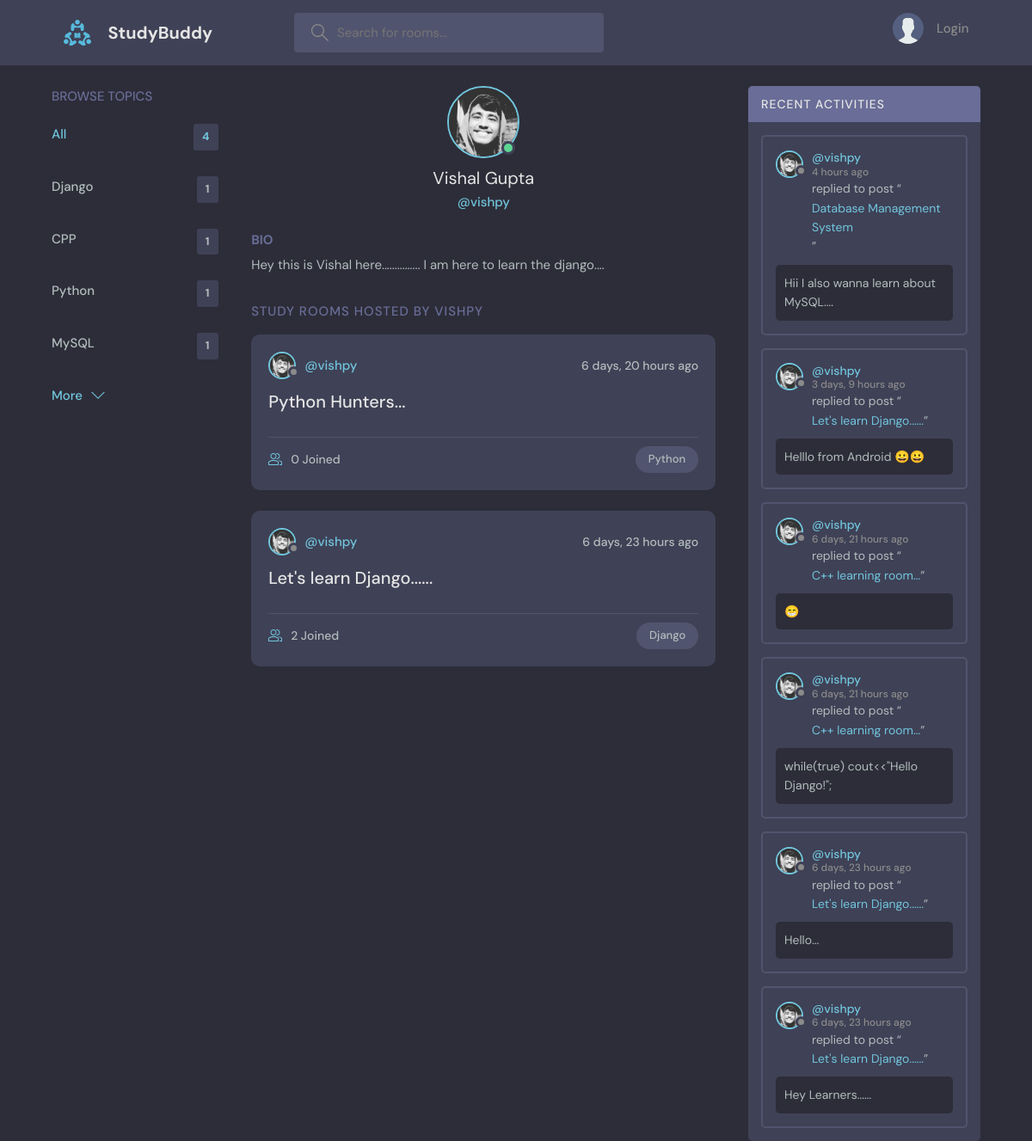
Page /profile/1/ on the committed database.
### base/models.py (models this page shows, shortened)
class Topic(models.Model):
    name = models.CharField(max_length=200)

class User(AbstractUser):
    name = models.CharField(max_length=200, null=True)
    email = models.EmailField(unique=True, null=True)
    bio = models.TextField(null=True)
    avatar = models.ImageField(null=True, default='avatar.svg')
    USERNAME_FIELD = 'email'
    REQUIRED_FIELDS = []

class Room(models.Model):
    host = models.ForeignKey(User, on_delete=models.SET_NULL, null=True)
    topic = models.ForeignKey(Topic, on_delete=models.SET_NULL, null=True)
    name = models.CharField(max_length=200)
    description = models.TextField(null=True, blank=True)
    participants = models.ManyToManyField(User, related_name='participants', blank=True)
    updated = models.DateTimeField(auto_now=True)
    created = models.DateTimeField(auto_now_add=True)
    class Meta:
        ordering = ['-created', '-updated']
    def __str__(self):
        return str(self.name)

class Message(models.Model):
    user = models.ForeignKey(User, on_delete=models.CASCADE)
    room = models.ForeignKey(Room, on_delete=models.CASCADE)
    body = models.TextField()
    updated = models.DateTimeField(auto_now=True)
    created = models.DateTimeField(auto_now_add=True)
    class Meta:
        ordering = ['-created', '-updated']

### base/views.py (the view)
# urls.py: path('profile/<str:pk>/', views.userProfile, name="user-profile"),
def userProfile(request, pk):
    user = User.objects.get(id=pk)
    rooms = user.room_set.all()
    room_messages = user.message_set.all()
    topics = Topic.objects.all()
    context = {'user':user,'rooms':rooms, 'room_messages':room_messages, 'topics':topics}
    return render(request, 'base/profile.html', context)

### base/templates/base/profile.html (shortened to what this page needs)
{% extends 'main.html' %}
{% block content %}
<body>
  <main class="profile-page layout layout--3">
    <div class="container">
      {% include 'base/topics_component.html' %}
      <div class="roomList">
        <div class="profile">
          <div class="profile__avatar">
            <div class="avatar avatar--large active">
              <img src="{{user.avatar.url}}" />
            </div>
          </div>
          <div class="profile__info">
            <h3>{{user.name}}</h3>
            <p>@{{user.username}}</p>
          </div>
          <div class="profile__about">
            <h3>Bio</h3>
            <p>{{user.bio}}</p>
          </div>
        </div>
        <div class="roomList__header">
          <div>
            <h2>Study Rooms Hosted by {{user.username}}</a>
            </h2>
          </div>
        </div>
        {% include 'base/feed_component.html' %}
      </div>
      {% include 'base/activity_component.html' %}
    </div>
  </main>
{% endblock %}

### templates/main.html (shortened to what this page needs)
<!DOCTYPE html>
{% load static %}
<html lang="en">
  <head>
    <link rel="stylesheet" href="{% static 'styles/style.css' %}" />
  </head>
  <body>
    {% include 'navbar.html' %}
    {% block content %}
    {% endblock %}
  </body>
</html>

### templates/navbar.html (shortened to what this page needs)
{% load static %}
<header class="header header--loggedIn">
    <div class="container">
      <a href="{% url 'home' %}" class="header__logo">
        <img src="{% static 'images/logo.svg' %}" />
        <h1>StudyBuddy</h1>
      </a>
      <form class="header__search" method="GET" action="{% url 'home' %}">
        <label>
          <input name="q" placeholder="Search for rooms..." />
        </label>
      </form>
      <nav class="header__menu">
        {% if request.user.is_authenticated %}
        <div class="header__user">
          <a href="{% url 'user-profile' request.user.id %}">
            <div class="avatar avatar--medium active">
              <img src="{{request.user.avatar.url}}" />
            </div>
            <p>{{ request.user.name }}<span>@{{ request.user.username }}</span></p>
          </a>
          <button class="dropdown-button">
            <svg version="1.1" xmlns="http://www.w3.org/2000/svg" width="32" height="32" viewBox="0 0 32 32">
              <title>chevron-down</title>
              <path d="M16 21l-13-13h-3l16 16 16-16h-3l-13 13z"></path>
            </svg>
          </button>
        </div>
        {% else %}
        <a href="{% url 'login' %}">
          <img src="{% static 'images/avatar.svg' %}" />
          <p>Login</p>
        </a>
        {% endif %}
      </nav>
    </div>
  </header>

### base/templates/base/topics_component.html
<div class="topics">
    <div class="topics__header">
      <h2>Browse Topics</h2>
    </div>
    <ul class="topics__list">
      <li>
        <a href="{% url 'home' %}" class="active">All <span>{{topics.count}}</span></a>
      </li>
      {% for topic in topics %}
      <li>
        <a href="{% url 'home' %}?q={{topic.name}}">{{topic.name}}<span>{{topic.room_set.all.count}}</span></a>
      </li>
      {% endfor %}
    </ul>
    <a class="btn btn--link" href="{% url 'topics' %}">
      More
      <svg version="1.1" xmlns="http://www.w3.org/2000/svg" width="32" height="32" viewBox="0 0 32 32">
        <title>chevron-down</title>
        <path d="M16 21l-13-13h-3l16 16 16-16h-3l-13 13z"></path>
      </svg>
    </a>
  </div>

### base/templates/base/feed_component.html (shortened to what this page needs)
{% for room in rooms %}
<div class="roomListRoom">
    <div class="roomListRoom__header">
      <a href="{% url 'user-profile' room.host.id %}" class="roomListRoom__author">
        <div class="avatar avatar--small">
          <img src="{{room.host.avatar.url}}" />
        </div>
        <span>@{{room.host.username}}</span>
      </a>
      <div class="roomListRoom__actions">
        <span>{{room.created|timesince}} ago</span>
      </div>
    </div>
    <div class="roomListRoom__content">
      <a href="{% url 'room' room.id %}">{{room.name}}</a>
    </div>
    <div class="roomListRoom__meta">
      <a href="{% url 'room' room.id %}" class="roomListRoom__joined">
        {{room.participants.all.count}} Joined
      </a>
      <p class="roomListRoom__topic">{{room.topic.name}}</p>
    </div>
  </div>
  {% endfor %}

### base/templates/base/activity_component.html (shortened to what this page needs)
<div class="activities">
    <div class="activities__header">
      <h2>Recent Activities</h2>
    </div>
    {% for message in room_messages %}
    <div class="activities__box">
      <div class="activities__boxHeader roomListRoom__header">
        <a href="{% url 'user-profile' message.user.id %}" class="roomListRoom__author">
          <div class="avatar avatar--small">
            <img src="{{message.user.avatar.url}}" />
          </div>
          <p>
            @{{message.user.username}}
            <span>{{message.created | timesince}} ago</span>
          </p>
        </a>
      </div>
      <div class="activities__boxContent">
        <p>replied to post “<a href="{% url 'room' message.room.id %}">{{message.room}}</a>”</p>
        <div class="activities__boxRoomContent">
            {{message.body}}
        </div>
      </div>
    </div>
    {% endfor %}
  </div>

### rows in the picture
Topic: name "Django", room_set.all.count "1"
Topic: name "CPP", room_set.all.count "1"
Topic: name "Python", room_set.all.count "1"
Topic: name "MySQL", room_set.all.count "1"
User: avatar (picture), name "Vishal Gupta", username "vishpy", bio "Hey this is Vishal here............... I am here to learn the django....", username "VISHPY"
Room: host.avatar (picture), host.username "vishpy", created "6 days, 20 hours", name "Python Hunters...", participants.all.count "0", topic.name "Python"
Room: host.avatar (picture), host.username "vishpy", created "6 days, 23 hours", name "Let's learn Django......", participants.all.count "2", topic.name "Django"
Message: user.avatar (picture), user.username "vishpy", created "4 hours", room "Database Management System", body "Hii I also wanna learn about MySQL...."
Message: user.avatar (picture), user.username "vishpy", created "3 days, 9 hours", room "Let's learn Django......", body "Helllo from Android 😀😀"
Message: user.avatar (picture), user.username "vishpy", created "6 days, 21 hours", room "C++ learning room...", body "😁"
Message: user.avatar (picture), user.username "vishpy", created "6 days, 21 hours", room "C++ learning room...", body "while(true) cout<<\"Hello Django!\";"
Message: user.avatar (picture), user.username "vishpy", created "6 days, 23 hours", room "Let's learn Django......", body "Hello..."
Message: user.avatar (picture), user.username "vishpy", created "6 days, 23 hours", room "Let's learn Django......", body "Hey Learners......"

### other values in the picture
{{ topics.count }} "4"
